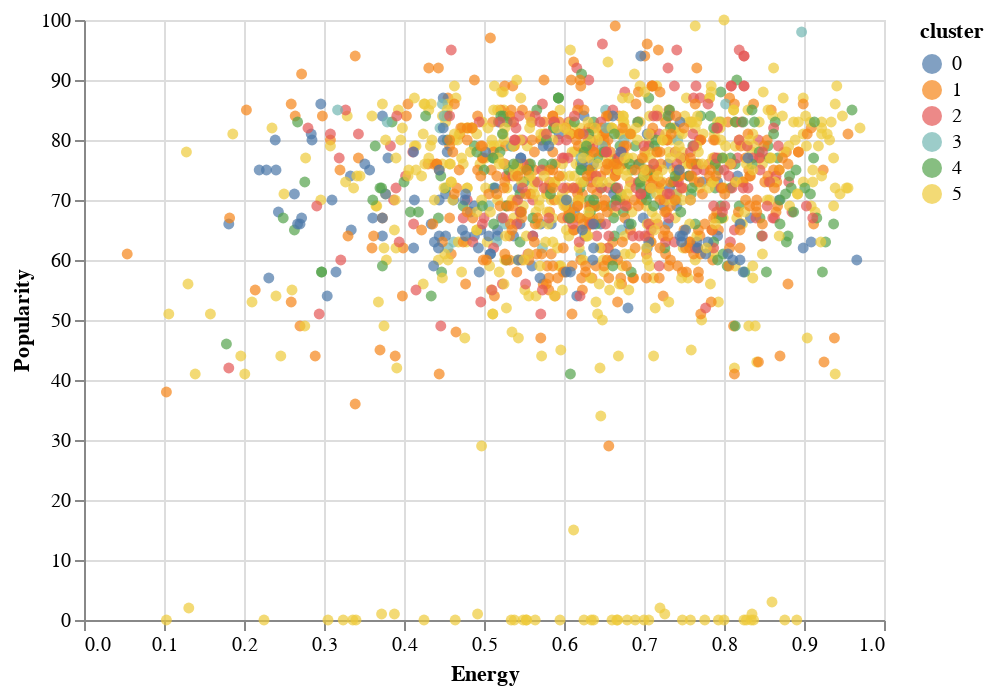

The notebook cell this image was saved under:
### Code cell
alt.Chart(df3).mark_circle().encode(
    x = "Energy",
    y = "Popularity",
    color = "cluster:N"
)

### Figure 1 — Vega-Lite specification as saved in the notebook (floating-point values rounded to 4 significant figures; data arrays with more than 128 entries replaced by an {"elided": "..."} marker saying what was removed)
{"config": {"view": {"continuousWidth": 400, "continuousHeight": 300}}, "data": {"name": "data-c0ca2b2a57eca90e9a875be2cc9ee4d8"}, "mark": "circle", "encoding": {"color": {"type": "nominal", "field": "cluster"}, "x": {"type": "quantitative", "field": "Energy"}, "y": {"type": "quantitative", "field": "Popularity"}}, "$schema": "https://vega.github.io/schema/vega-lite/v4.8.1.json", "datasets": {"data-c0ca2b2a57eca90e9a875be2cc9ee4d8": {"elided": "1545 records"}}}
